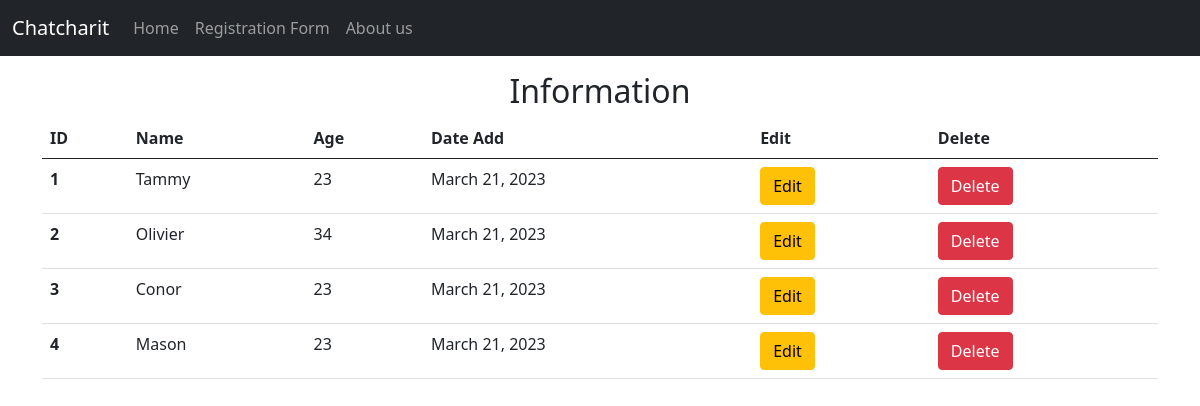
/, run on an earlier commit of the app's database.
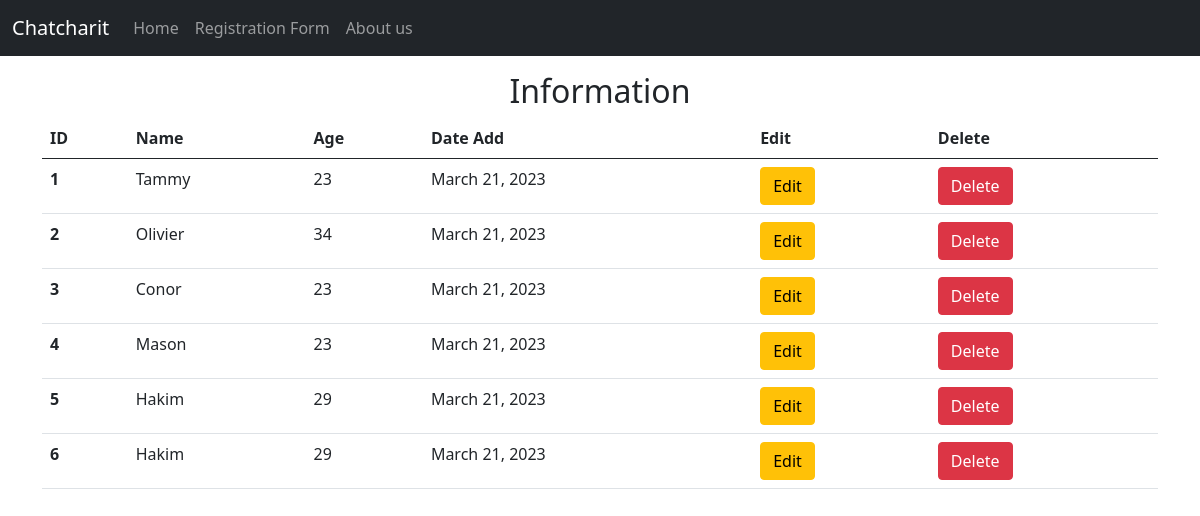
And on a later commit of the database.
### myapp/models.py (models this page shows, shortened)
class Person(models.Model): # สร้างคลาสข้อมูลประชากร
    name = models.CharField(max_length = 100)
    age = models.IntegerField()
    date = models.DateField(auto_now_add = True)

### myapp/views.py (the view)
# urls.py: path('', views.index), # ตัวแรกเป็นชื่อพาท(ถ้าค่าเปล่าๆ คือ หน้าแรก) ตัวที่สองเป็นกระบวนการทำงาน
def index(request): # สร้างฟังก์ชั่นส่งข้อความไปแสดงผลหน้าเว็ป
    all_person = Person.objects.all() # ดึงข้อมูลประชากรทั้งหมดมาทำงานที่ views.py
    return render(request, "index.html", {"all_person": all_person}) # แทรกตัวแปรในหน้าเว็บ

### myapp/templates/index.html (shortened to what this page needs)
{% extends "base.html" %}
{% block content %}
    <h2 class = "text-center">Information</h2>
    <table class="table">
        <thead>
          <tr>
            <th scope="col">ID</th>
            <th scope="col">Name</th>
            <th scope="col">Age</th>
            <th scope="col">Date Add</th>
            <th scope="col">Edit</th>
            <th scope="col">Delete</th>
          </tr>
        </thead>
        <tbody>
          {% for person in all_person %}
          <tr>
            <th scope="row">{{person.id}}</th>
            <td>{{person.name}}</td>
            <td>{{person.age}}</td>
            <td>{{person.date}}</td>
            <td><a href="edit/{{person.id}}" class="btn btn-warning">Edit</td>
            <td><a href="delete/{{person.id}}" class="btn btn-danger"
                   onclick="return confirm('Are You Sure You Want To Delete {{person.name}} ?')">Delete</td>
          </tr>
          {% endfor %}
        </tbody>
      </table>
{% endblock %}

### myapp/templates/base.html (shortened to what this page needs)
<!DOCTYPE html>
<html lang="en">
<head>
    <link href="https://cdn.jsdelivr.net/npm/bootstrap@5.0.2/dist/css/bootstrap.min.css" rel="stylesheet">
</head>
<body>
    <nav class="navbar navbar-expand-lg navbar-dark bg-dark">
        <div class="container-fluid">
          <a class="navbar-brand">Chatcharit</a>
          <div class="collapse navbar-collapse" id="navbarNav">
            <ul class="navbar-nav">
              <li class="nav-item">
                <a class="nav-link" aria-current="page" href="/">Home</a>
              </li>
              <li class="nav-item">
                <a class="nav-link" href="/form">Registration Form</a>
              </li>
              <li class="nav-item">
                <a class="nav-link" href="/about">About us</a>
              </li>
            </ul>
          </div>
        </div>
      </nav>
    <div class="container my-3">
        {% block content %}
        {% endblock %}
    </div>
</body>
</html>

What changed in the data, as far as the page shows it:
added Person: id "5", name "Hakim", age "29", date "March 21, 2023"
added Person: id "6", name "Hakim", age "29", date "March 21, 2023"
